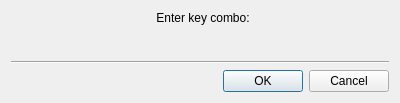
<?xml version="1.0" encoding="UTF-8"?>
<ui version="4.0">
 <class>KeyBinder</class>
 <widget class="QDialog" name="KeyBinder">
  <property name="geometry">
   <rect>
    <x>0</x>
    <y>0</y>
    <width>400</width>
    <height>103</height>
   </rect>
  </property>
  <property name="windowTitle">
   <string>Dialog</string>
  </property>
  <layout class="QVBoxLayout" name="verticalLayout">
   <item>
    <layout class="QFormLayout" name="formLayout">
     <property name="fieldGrowthPolicy">
      <enum>QFormLayout::AllNonFixedFieldsGrow</enum>
     </property>
     <property name="labelAlignment">
      <set>Qt::AlignLeading|Qt::AlignLeft|Qt::AlignVCenter</set>
     </property>
     <property name="formAlignment">
      <set>Qt::AlignLeading|Qt::AlignLeft|Qt::AlignTop</set>
     </property>
     <item row="0" column="1">
      <widget class="QLabel" name="label">
       <property name="text">
        <string>Enter key combo:</string>
       </property>
       <property name="alignment">
        <set>Qt::AlignCenter</set>
       </property>
      </widget>
     </item>
    </layout>
   </item>
   <item>
    <widget class="Line" name="line">
     <property name="orientation">
      <enum>Qt::Horizontal</enum>
     </property>
    </widget>
   </item>
   <item>
    <widget class="QDialogButtonBox" name="buttonBox">
     <property name="orientation">
      <enum>Qt::Horizontal</enum>
     </property>
     <property name="standardButtons">
      <set>QDialogButtonBox::Cancel|QDialogButtonBox::Ok</set>
     </property>
    </widget>
   </item>
  </layout>
 </widget>
 <resources/>
 <connections>
  <connection>
   <sender>buttonBox</sender>
   <signal>accepted()</signal>
   <receiver>KeyBinder</receiver>
   <slot>accept()</slot>
   <hints>
    <hint type="sourcelabel">
     <x>248</x>
     <y>254</y>
    </hint>
    <hint type="destinationlabel">
     <x>157</x>
     <y>274</y>
    </hint>
   </hints>
  </connection>
  <connection>
   <sender>buttonBox</sender>
   <signal>rejected()</signal>
   <receiver>KeyBinder</receiver>
   <slot>reject()</slot>
   <hints>
    <hint type="sourcelabel">
     <x>316</x>
     <y>260</y>
    </hint>
    <hint type="destinationlabel">
     <x>286</x>
     <y>274</y>
    </hint>
   </hints>
  </connection>
 </connections>
</ui>
